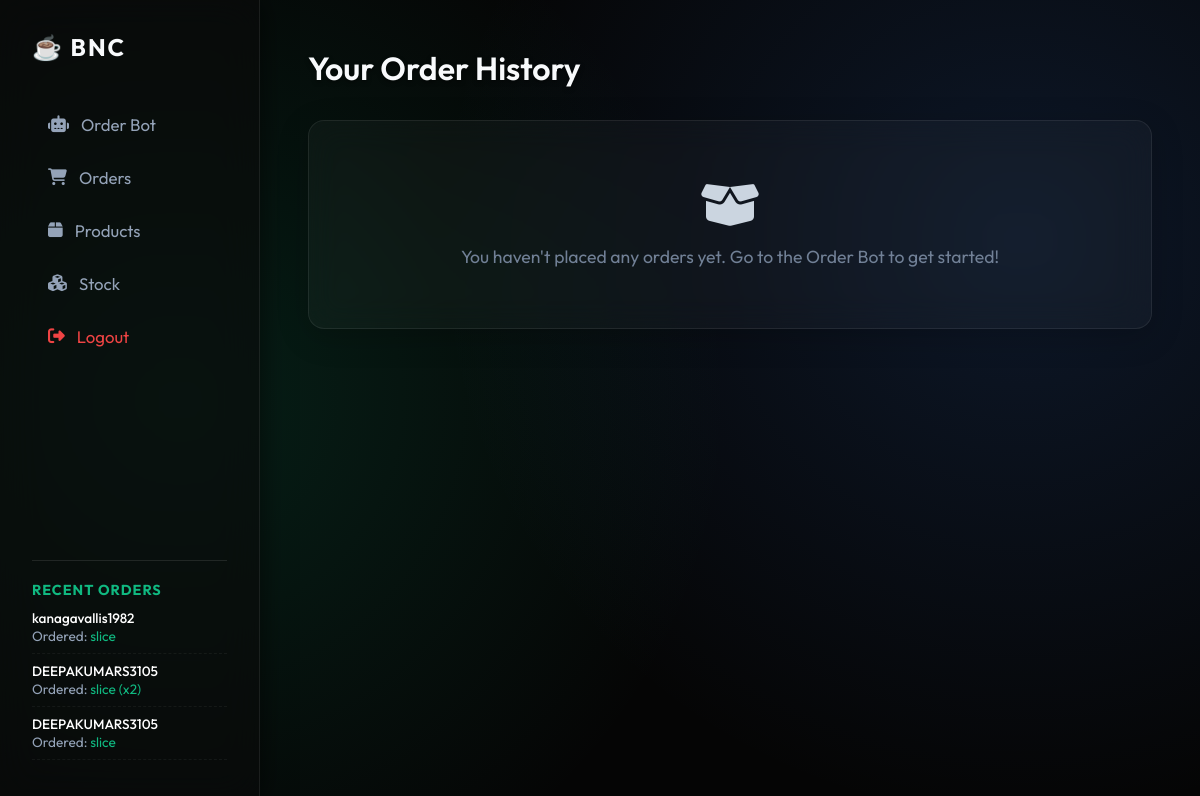
The page /history (signed in) on the database its author committed.
### app.py (models this page shows)
class Order(db.Model):
    id = db.Column(db.Integer, primary_key=True)
    user_id = db.Column(db.Integer, db.ForeignKey('user.id'), nullable=False)
    product_name = db.Column(db.String(100), nullable=False)
    price = db.Column(db.Float, nullable=False)
    order_date = db.Column(db.DateTime, default=datetime.utcnow)

class User(db.Model):
    id = db.Column(db.Integer, primary_key=True)
    email = db.Column(db.String(100), nullable=False, unique=True)
    mobile = db.Column(db.String(20), nullable=True)
    password = db.Column(db.String(100), nullable=False)
    role = db.Column(db.String(20), nullable=False, default='user')
    orders = db.relationship('Order', backref='user', lazy=True)

### app.py (the view)
@app.route('/history')
@login_required
def history():
    user_id = session.get('user_id')
    user_orders = Order.query.filter_by(user_id=user_id).order_by(Order.order_date.desc()).all()
    return render_template('history.html', orders=user_orders)

### app.py (called while the page is built)
def login_required(f):
    @wraps(f)
    def decorated_function(*args, **kwargs):
        if 'user_id' not in session:
            return redirect(url_for('login'))
        return f(*args, **kwargs)
    return decorated_function

@app.context_processor
def inject_recent_orders():
    if session.get('role') == 'admin':
        recent_orders = Order.query.order_by(Order.order_date.desc()).limit(5).all()
        low_stock_products = Product.query.filter(Product.stock <= 5).all()
        return dict(recent_orders=recent_orders, low_stock_products=low_stock_products)
    return dict(recent_orders=[], low_stock_products=[])

### templates/history.html
{% extends 'base.html' %}
{% block content %}
<div class="content-header">
    <h1>Your Order History</h1>
</div>
<div class="table-container" style="background: white; padding: 20px; border-radius: 8px; box-shadow: 0 2px 4px rgba(0,0,0,0.05);">
    {% if orders %}
    <table class="data-table" style="width: 100%; border-collapse: collapse;">
        <thead>
            <tr style="border-bottom: 2px solid #edf2f7; text-align: left;">
                <th style="padding: 12px; color: #4a5568;">Date</th>
                <th style="padding: 12px; color: #4a5568;">Product Name</th>
                <th style="padding: 12px; color: #4a5568;">Price</th>
            </tr>
        </thead>
        <tbody>
            {% for order in orders %}
            <tr style="border-bottom: 1px solid #edf2f7;">
                <td style="padding: 12px;">{{ order.order_date.strftime('%Y-%m-%d %H:%M') }}</td>
                <td style="padding: 12px; font-weight: 500;">{{ order.product_name }}</td>
                <td style="padding: 12px; color: #047857; font-weight: 600;">₹{{ "%.2f"|format(order.price) }}</td>
            </tr>
            {% endfor %}
        </tbody>
    </table>
    {% else %}
    <div class="empty-state" style="text-align: center; padding: 40px; color: #718096;">
        <i class="fas fa-box-open" style="font-size: 48px; margin-bottom: 16px; color: #cbd5e0;"></i>
        <p style="font-size: 1.1rem;">You haven't placed any orders yet. Go to the Order Bot to get started!</p>
    </div>
    {% endif %}
</div>
{% endblock %}

### templates/base.html (shortened to what this page needs)
<!DOCTYPE html>
<html lang="en">
<head>
    <link rel="stylesheet" href="{{ url_for('static', filename='css/style.css') }}">
    <link rel="stylesheet" href="https://cdnjs.cloudflare.com/ajax/libs/font-awesome/6.4.0/css/all.min.css">
</head>
<body>
    <div class="app-container">
        <nav class="sidebar">
            <div class="logo">
                <h2>☕ BNC</h2>
            </div>
            <ul class="nav-links">
                <li><a href="{{ url_for('index') }}" class="nav-item"><i class="fas fa-robot"></i> Order Bot</a></li>
                {% if session.get('role') == 'admin' %}
                <li><a href="{{ url_for('admin_orders') }}" class="nav-item"><i class="fas fa-shopping-cart"></i> Orders</a></li>
                <li><a href="{{ url_for('admin_products') }}" class="nav-item"><i class="fas fa-box"></i> Products</a></li>
                <li>
                    <a href="{{ url_for('admin_stock') }}" class="nav-item">
                        <i class="fas fa-cubes"></i> Stock
                    </a>
                </li>
                {% else %}
                <li><a href="{{ url_for('history') }}" class="nav-item"><i class="fas fa-history"></i> Order History</a></li>
                {% endif %}
                <li style="margin-top: auto;"><a href="{{ url_for('logout') }}" class="nav-item" style="color: #ef4444;"><i class="fas fa-sign-out-alt"></i> Logout</a></li>
            </ul>
            {% if session.get('role') == 'admin' %}
            <div class="recent-orders-sidebar" style="margin-top: 20px; padding-top: 20px; border-top: 1px solid rgba(255,255,255,0.1);">
                <h3 style="color: var(--primary); font-size: 0.9rem; text-transform: uppercase; letter-spacing: 1px; margin-bottom: 10px;">Recent Orders</h3>
                {% if recent_orders %}
                    <ul style="list-style: none; padding: 0; margin: 0; font-size: 0.85rem; color: var(--text-muted);">
                    {% for ro in recent_orders %}
                        <li style="margin-bottom: 8px; padding-bottom: 8px; border-bottom: 1px dashed rgba(255,255,255,0.05);">
                            <span style="color: white; font-weight: 500;">{{ ro.user.email.split('@')[0] }}</span><br>
                            Ordered: <span style="color: var(--primary);">{{ ro.product_name }}</span>
                        </li>
                    {% endfor %}
                    </ul>
                {% else %}
                    <p style="font-size: 0.8rem; color: var(--text-muted);">No orders yet.</p>
                {% endif %}
            </div>
            {% endif %}
        </nav>
        <main class="content">
            {% block content %}{% endblock %}
        </main>
    </div>
</body>
</html>

### static/css/style.css (style rules this page uses)
:root { --bg-color: #050505; --glass-bg: rgba(255, 255, 255, 0.03); --glass-border: rgba(255, 255, 255, 0.08); --primary: #10b981; --primary-hover: #059669; --danger: #ef4444; --warning: #f59e0b; --text-main: #f8fafc; --text-muted: #94a3b8; --sidebar-bg: rgba(10, 10, 10, 0.6); --accent: #3b82f6; --accent-hover: #2563eb; }
* { margin: 0; padding: 0; box-sizing: border-box; font-family: 'Outfit', sans-serif; }
body { background-color: var(--bg-color); color: var(--text-main); min-height: 100vh; background-image: radial-gradient(circle at 15% 50%, rgba(16, 185, 129, 0.15) 0%, transparent 50%), radial-gradient(circle at 85% 30%, rgba(59, 130, 246, 0.15) 0%, transparent 50%); background-attachment: fixed; }
.app-container { display: flex; height: 100vh; }
.sidebar { width: 260px; background: var(--sidebar-bg); backdrop-filter: blur(20px); border-right: 1px solid var(--glass-border); padding: 2rem; display: flex; flex-direction: column; box-shadow: 4px 0 24px rgba(0,0,0,0.5); z-index: 10; }
.logo h2 { color: var(--text-main); margin-bottom: 2.5rem; font-weight: 700; letter-spacing: 2px; display: flex; align-items: center; gap: 10px; }
.nav-links { list-style: none; flex: 1; }
.nav-links li { margin-bottom: 0.5rem; }
.nav-item { text-decoration: none; color: var(--text-muted); font-size: 1.05rem; display: flex; align-items: center; gap: 12px; padding: 12px 16px; border-radius: 12px; transition: all 0.3s cubic-bezier(0.4, 0, 0.2, 1); }
.content { flex: 1; padding: 3rem; overflow-y: auto; }
.content-header h1 { font-size: 2rem; font-weight: 600; margin-bottom: 2rem; color: var(--text-main); text-shadow: 0 2px 4px rgba(0,0,0,0.5); }
.table-container { background: var(--glass-bg) !important; backdrop-filter: blur(16px); border: 1px solid var(--glass-border) !important; border-radius: 16px !important; box-shadow: 0 8px 32px rgba(0, 0, 0, 0.2) !important; }

### rows shown on the page
Order: user.email "kanagavallis1982", product_name "slice"
Order: user.email "DEEPAKUMARS3105", product_name "slice (x2)"
Order: user.email "DEEPAKUMARS3105", product_name "slice"
